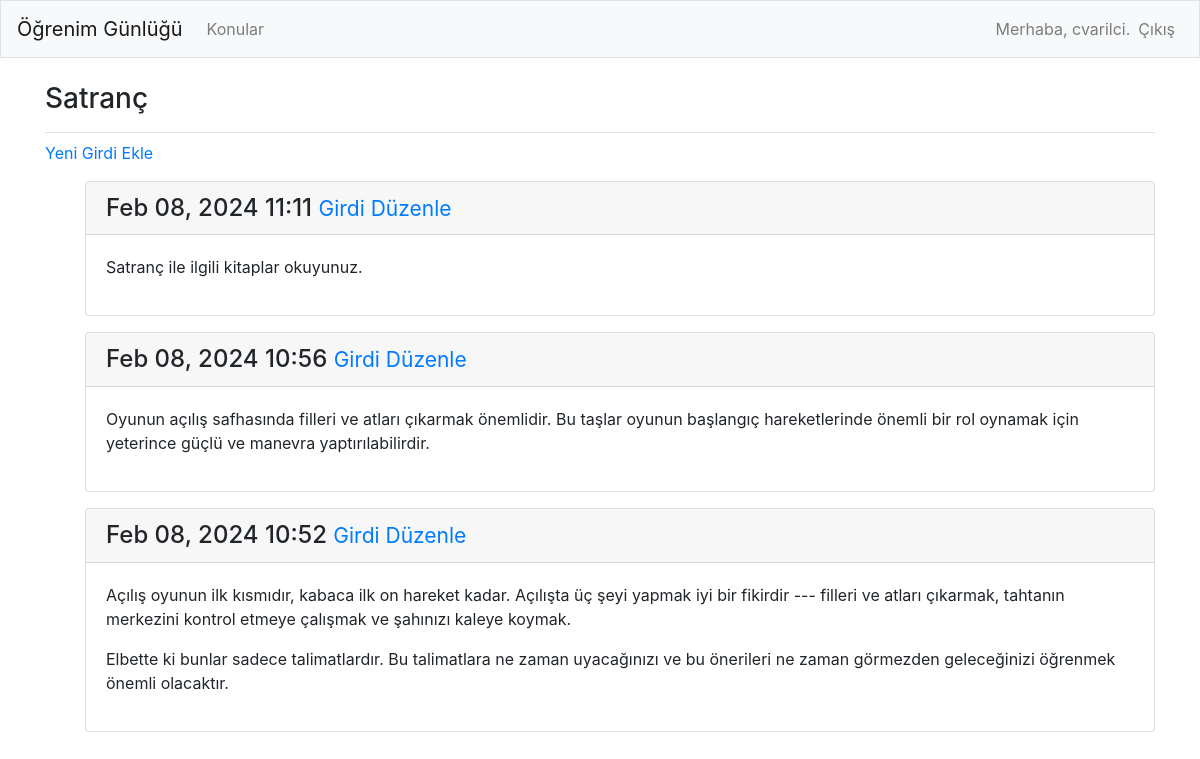
The page /topics/1/ (signed in) on the database its author committed.
### first_app/models.py (models this page shows, shortened)
class Topic(models.Model):
    text = models.CharField(max_length=200)
    date_added = models.DateTimeField(auto_now_add=True)
    owner = models.ForeignKey(User,on_delete=models.CASCADE)
    def __str__(self):
        return self.text

class Entry(models.Model):
    topic = models.ForeignKey(Topic,on_delete = models.CASCADE)
    text = models.TextField()
    date_added = models.DateTimeField(auto_now_add=True)
    class Meta:
        verbose_name_plural = 'entries'

### first_app/views.py (the view)
# urls.py: path('topics/<int:topic_id>/',views.topic,name='topic'),
@login_required
def topic(request,topic_id):
    topic=Topic.objects.get(id=topic_id)
    if topic.owner != request.user:
        raise Http404
    entries = topic.entry_set.order_by('-date_added')
    context = {'topic':topic,'entries':entries}
    return render(request,'first_app/topic.html',context)

### first_app/templates/first_app/topic.html
{% extends 'first_app/base.html' %}
{% block page_header %}
  <h3>{{ topic }}</h3>
{% endblock page_header %}
{% block content %}
  <p>
    <a href="{% url 'first_app:new_entry' topic.id %}">Yeni Girdi Ekle</a>
  </p>
  <ul>
  {% for entry in entries %}
    <div class="card mb-3">
      <h4 class="card-header">
        {{ entry.date_added|date:'M d, Y H:i' }}
        <small><a href="{% url 'first_app:edit_entry' entry.id %}">
            Girdi Düzenle</a></small>
      </h4>
      <div class="card-body">
        {{ entry.text|linebreaks }}
      </div>
    </div>
  {% empty %}
    <p>Bu konu hakkında henüz bir girdi yok.</p>
  {% endfor %}
{% endblock content %}

### first_app/templates/first_app/base.html (shortened to what this page needs)
{% load bootstrap4 %}
<!doctype html>
<html lang="en">
<head>
  {% bootstrap_css %}
</head>
<body>
  <nav class="navbar navbar-expand-md navbar-light bg-light mb-4 border">
    <a class="navbar-brand" href="{% url 'first_app:index'%}">
        Öğrenim Günlüğü</a>
    <div class="collapse navbar-collapse" id="navbarCollapse">
      <ul class="navbar-nav mr-auto">
        <li class="nav-item">
          <a class="nav-link" href="{% url 'first_app:topics'%}">
              Konular</a></li>
      </ul>
      <ul class="navbar-nav ml-auto">
        {% if user.is_authenticated %}
          <li class="nav-item">
            <span class="navbar-text"}">Merhaba, {{ user.username }}.</span>
          </li>
          <li class="nav-item">
            <a class="nav-link" href="{% url 'users:logout' %}">Çıkış</a>
          </li>
        {% else %}
          <li class="nav-item">
            <a class="nav-link" href="{% url 'users:register' %}">Kayıt</a>
          </li>
          <li class="nav-item">
            <a class="nav-link" href="{% url 'users:login' %}">Giriş</a></li>
        {% endif %}
      </ul>
    </div>
  </nav>
  <main role="main" class="container">
    <div class="pb-2 mb-2 border-bottom">
      {% block page_header %}{% endblock page_header %}
    </div>
    <div>
      {% block content %}{% endblock content %}
    </div>
  </main>
</body>
</html>

### rows shown on the page
Topic: text "Satranç"
Entry: date_added "Feb 08, 2024 11:11", text "Satranç ile ilgili kitaplar okuyunuz."
Entry: date_added "Feb 08, 2024 10:56", text "Oyunun açılış safhasında filleri ve atları çıkarmak önemlidir. Bu taşlar oyunun başlangıç hareketlerinde önemli bir rol oynamak için yeterince güçlü ve manevra yaptırılabilirdir."
Entry: date_added "Feb 08, 2024 10:52", text "Açılış oyunun ilk kısmıdır, kabaca ilk on hareket kadar. Açılışta üç şeyi yapmak iyi bir fikirdir --- filleri ve atları çıkarmak, tahtanın merkezini kontrol etmeye çalışmak ve şahınızı kaleye koymak. Elbette ki bunlar sadece talimatlardır. Bu talimatlara ne zaman uyacağınızı ve bu önerileri ne zaman görmezden geleceğinizi öğrenmek önemli olacaktır."

### other values the page prints
{{ user.username }} "cvarilci"
